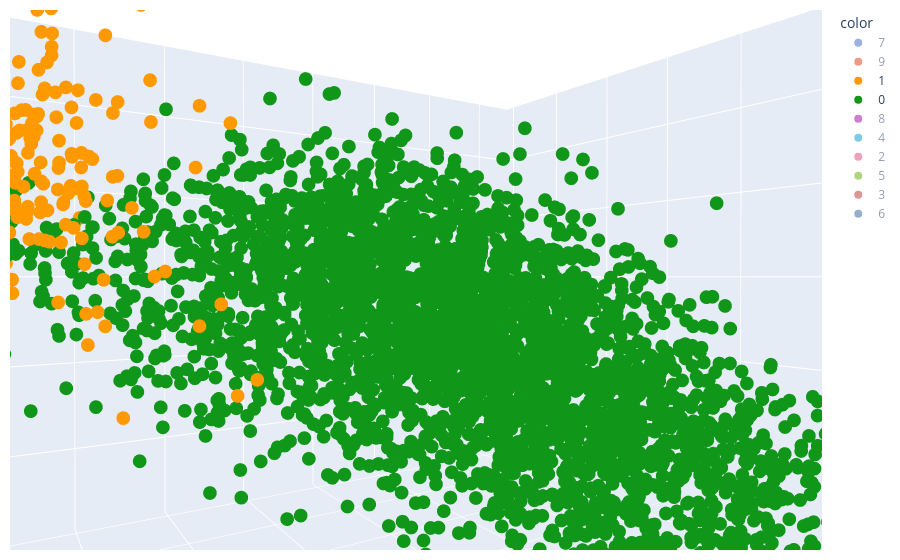

Write notebook code for a chart like this one.
### Code cell
fig = px.scatter_3d(x= X_train_trf3d[:,0], y = X_train_trf3d[:,1], z = X_train_trf3d[:,2], color=y_train_trf, color_discrete_sequence=px.colors.qualitative.G10)
fig.update_layout(margin = dict(l=10, r=10, t=10, b=10))
fig.show()

### Figure 1 — Plotly figure (JSON) as saved in the notebook; plotly's stock layout.template omitted (floating-point values rounded to 4 significant figures; data arrays with more than 128 entries replaced by an {"elided": "..."} marker saying what was removed)
{"data": [{"hovertemplate": "color=7<br>x=%{x}<br>y=%{y}<br>z=%{z}<extra></extra>", "legendgroup": "7", "marker": {"color": "#3366CC", "symbol": "circle"}, "mode": "markers", "name": "7", "scene": "scene", "showlegend": true, "type": "scatter3d", "visible": "legendonly", "x": {"elided": "3543 float values"}, "y": {"elided": "3543 float values"}, "z": {"elided": "3543 float values"}}, {"hovertemplate": "color=9<br>x=%{x}<br>y=%{y}<br>z=%{z}<extra></extra>", "legendgroup": "9", "marker": {"color": "#DC3912", "symbol": "circle"}, "mode": "markers", "name": "9", "scene": "scene", "showlegend": true, "type": "scatter3d", "visible": "legendonly", "x": {"elided": "3327 float values"}, "y": {"elided": "3327 float values"}, "z": {"elided": "3327 float values"}}, {"hovertemplate": "color=1<br>x=%{x}<br>y=%{y}<br>z=%{z}<extra></extra>", "legendgroup": "1", "marker": {"color": "#FF9900", "symbol": "circle"}, "mode": "markers", "name": "1", "scene": "scene", "showlegend": true, "type": "scatter3d", "visible": true, "x": {"elided": "3779 float values"}, "y": {"elided": "3779 float values"}, "z": {"elided": "3779 float values"}}, {"hovertemplate": "color=0<br>x=%{x}<br>y=%{y}<br>z=%{z}<extra></extra>", "legendgroup": "0", "marker": {"color": "#109618", "symbol": "circle"}, "mode": "markers", "name": "0", "scene": "scene", "showlegend": true, "type": "scatter3d", "visible": true, "x": {"elided": "3282 float values"}, "y": {"elided": "3282 float values"}, "z": {"elided": "3282 float values"}}, {"hovertemplate": "color=8<br>x=%{x}<br>y=%{y}<br>z=%{z}<extra></extra>", "legendgroup": "8", "marker": {"color": "#990099", "symbol": "circle"}, "mode": "markers", "name": "8", "scene": "scene", "showlegend": true, "type": "scatter3d", "visible": "legendonly", "x": {"elided": "3242 float values"}, "y": {"elided": "3242 float values"}, "z": {"elided": "3242 float values"}}, {"hovertemplate": "color=4<br>x=%{x}<br>y=%{y}<br>z=%{z}<extra></extra>", "legendgroup": "4", "marker": {"color": "#0099C6", "symbol": "circle"}, "mode": "markers", "name": "4", "scene": "scene", "showlegend": true, "type": "scatter3d", "visible": "legendonly", "x": {"elided": "3266 float values"}, "y": {"elided": "3266 float values"}, "z": {"elided": "3266 float values"}}, {"hovertemplate": "color=2<br>x=%{x}<br>y=%{y}<br>z=%{z}<extra></extra>", "legendgroup": "2", "marker": {"color": "#DD4477", "symbol": "circle"}, "mode": "markers", "name": "2", "scene": "scene", "showlegend": true, "type": "scatter3d", "visible": "legendonly", "x": {"elided": "3342 float values"}, "y": {"elided": "3342 float values"}, "z": {"elided": "3342 float values"}}, {"hovertemplate": "color=5<br>x=%{x}<br>y=%{y}<br>z=%{z}<extra></extra>", "legendgroup": "5", "marker": {"color": "#66AA00", "symbol": "circle"}, "mode": "markers", "name": "5", "scene": "scene", "showlegend": true, "type": "scatter3d", "visible": "legendonly", "x": {"elided": "3016 float values"}, "y": {"elided": "3016 float values"}, "z": {"elided": "3016 float values"}}, {"hovertemplate": "color=3<br>x=%{x}<br>y=%{y}<br>z=%{z}<extra></extra>", "legendgroup": "3", "marker": {"color": "#B82E2E", "symbol": "circle"}, "mode": "markers", "name": "3", "scene": "scene", "showlegend": true, "type": "scatter3d", "visible": "legendonly", "x": {"elided": "3512 float values"}, "y": {"elided": "3512 float values"}, "z": {"elided": "3512 float values"}}, {"hovertemplate": "color=6<br>x=%{x}<br>y=%{y}<br>z=%{z}<extra></extra>", "legendgroup": "6", "marker": {"color": "#316395", "symbol": "circle"}, "mode": "markers", "name": "6", "scene": "scene", "showlegend": true, "type": "scatter3d", "visible": "legendonly", "x": {"elided": "3291 float values"}, "y": {"elided": "3291 float values"}, "z": {"elided": "3291 float values"}}], "layout": {"autosize": true, "legend": {"title": {"text": "color"}, "tracegroupgap": 0}, "margin": {"b": 10, "l": 10, "r": 10, "t": 10}, "scene": {"aspectmode": "auto", "aspectratio": {"x": 1.196, "y": 1.046, "z": 0.7992}, "camera": {"center": {"x": 0, "y": 0, "z": 0}, "eye": {"x": -0.4244, "y": -0.6498, "z": 0.002841}, "projection": {"type": "perspective"}, "up": {"x": 0.03248, "y": 0.0007831, "z": 0.9995}}, "domain": {"x": [0, 1], "y": [0, 1]}, "xaxis": {"title": {"text": "x"}, "type": "linear"}, "yaxis": {"title": {"text": "y"}, "type": "linear"}, "zaxis": {"title": {"text": "z"}, "type": "linear"}}}}
